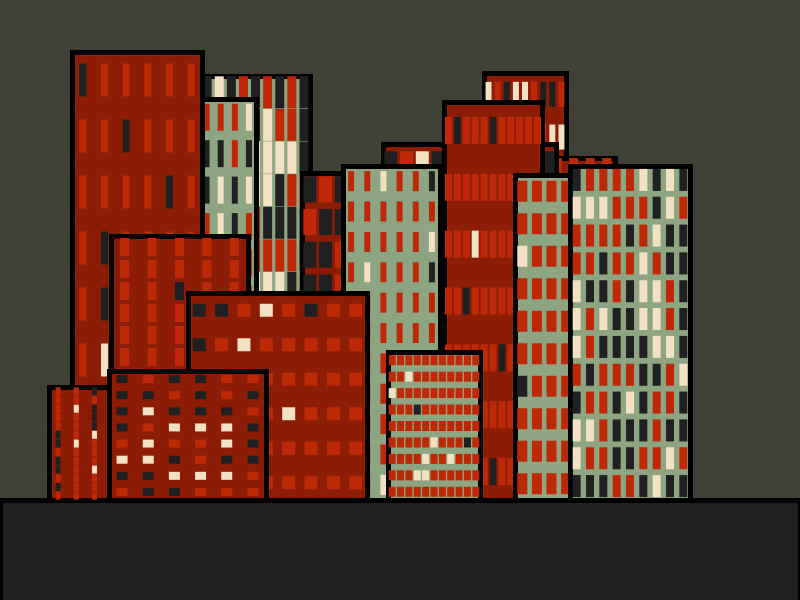
Frame 1 (no input)
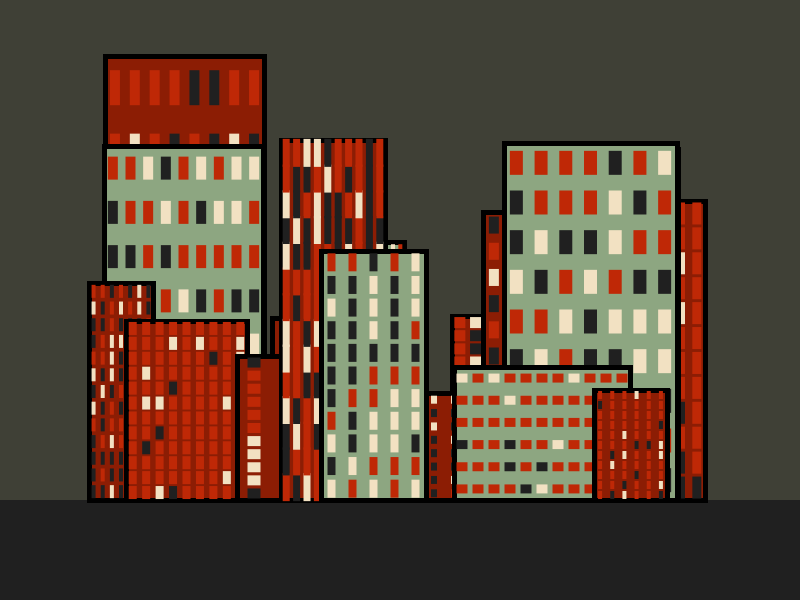
Frame 2 (the mouse pressed at the canvas centre, redrawn once)

The Processing sketch that drew these frames (run headless with seeded random() and noise(); the mouse was pressed at the canvas centre and the sketch redrawn once):

// Processing sketch: processing_87379
// ── processing_87379.pde

// building

color cIvy;
color cPaleGreen;
color cCreme;
color cHot;
color cBrick;

int numberBuildings;
int buildingWidth;
int buildingHeight;
color buildingColor;
color windowColor;
color windowAltColor;
int roadLevel;
int roadWidth;
int windowsLit;
int windowWidth;
int windowHeight;
int rowsWindows;
int columnsWindows;

void setup() {
  size(800, 600);
  noLoop();
  strokeWeight(5);
  roadLevel=500;
  roadWidth=35;
  windowHeight=16;
  windowWidth=15;
  cBrick=color(#8C1D04);
  cHot=color(#BF2806);
  cCreme=color(#F2E1C2);
  cPaleGreen=color(#8DA681);
  cIvy=color(#3F4036);
}

void draw() {
  // call makeRoad
  background(cIvy);
  makeRoad();
  // set building location
  // randomize
  numberBuildings=int(random(15, 42));

  // begin construction!

  for (int n=0;n<numberBuildings;n++) {
    
    
    buildingHeight=int(random(100, 450));
    buildingWidth=int(random(60, 180));
    windowHeight=int(buildingHeight/random(12,17));
    windowWidth=int(buildingWidth/random(12,17));
    rowsWindows=int(random(6, 15));
    columnsWindows=int(random(4, 12));
    windowsLit=int(random(50, 100));
    pushMatrix();
    translate(int(random(buildingWidth, width-buildingWidth)), roadLevel);
    // make building
    stroke(0);
    if (random(0,1)>0.5) {
      fill(cBrick);
    } else {
      fill(cPaleGreen);
    }
    makeBuilding();
    popMatrix();
  }
}

  void makeRoad() {
    // presumes no translation!
    fill(32);
    rect(0, roadLevel, width, roadLevel+roadWidth);
  }

void makeBuilding() {
  //draw building 
  int buildStart=-buildingWidth/2;
  rect(buildStart, 0, buildingWidth, -buildingHeight);

  // calculate spacing
  float totalWinHoriz=columnsWindows*windowWidth;
  float totalMarginHoriz=buildingWidth-totalWinHoriz;
  float horizMargin=totalMarginHoriz/columnsWindows;

  float totalWinVert=rowsWindows*windowHeight;
  float totalMarginVert=buildingHeight-totalWinVert;
  float vertMargin=totalMarginVert/rowsWindows;
  
  //draw windows
  noStroke();
  for (int row=0;row<rowsWindows;row=row+1) {
    float rowLoc=(row*(windowHeight+vertMargin))+vertMargin/2;
    for (int window=0;window<columnsWindows;window++) {
      float winLoc=(window*(windowWidth+horizMargin))+horizMargin/2;
      pushMatrix();
      translate(buildStart, 0);
      
      // window lights on or off?
      if (random(0,100)<windowsLit) {
        fill(cHot);
      } else {
        fill(cCreme);
      }
      
      if (random(0,100)>windowsLit) {
        fill(32);
      }
      
      // draw the window
      rect(winLoc, -rowLoc, windowWidth, -windowHeight);
      popMatrix();
    }
  }
}
